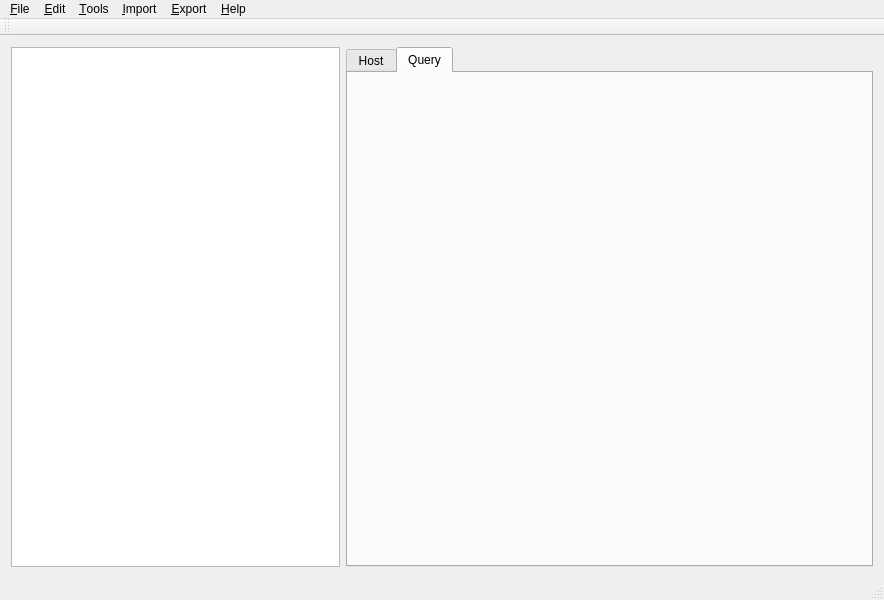
<?xml version="1.0" encoding="UTF-8"?>
<ui version="4.0">
 <class>MainWindow</class>
 <widget class="QMainWindow" name="MainWindow">
  <property name="geometry">
   <rect>
    <x>0</x>
    <y>0</y>
    <width>884</width>
    <height>600</height>
   </rect>
  </property>
  <property name="windowTitle">
   <string>MainWindow</string>
  </property>
  <widget class="QWidget" name="centralWidget">
   <layout class="QHBoxLayout" name="horizontalLayout_2">
    <item>
     <layout class="QHBoxLayout" name="horizontalLayout">
      <item>
       <widget class="QTreeView" name="treeView">
        <property name="maximumSize">
         <size>
          <width>329</width>
          <height>16777215</height>
         </size>
        </property>
       </widget>
      </item>
      <item>
       <widget class="QTabWidget" name="tabWidget">
        <property name="currentIndex">
         <number>1</number>
        </property>
        <widget class="QWidget" name="tab">
         <attribute name="title">
          <string>Host</string>
         </attribute>
        </widget>
        <widget class="QWidget" name="tab_2">
         <attribute name="title">
          <string>Query</string>
         </attribute>
         <layout class="QHBoxLayout" name="horizontalLayout_3"/>
        </widget>
       </widget>
      </item>
     </layout>
    </item>
   </layout>
  </widget>
  <widget class="QMenuBar" name="menuBar">
   <property name="geometry">
    <rect>
     <x>0</x>
     <y>0</y>
     <width>884</width>
     <height>25</height>
    </rect>
   </property>
   <widget class="QMenu" name="menuFile">
    <property name="title">
     <string>&amp;File</string>
    </property>
    <addaction name="actionSession_Manager"/>
    <addaction name="actionConnect_TO"/>
    <addaction name="actionNew_Window"/>
    <addaction name="actionNew_query_tab"/>
    <addaction name="actionClose_query_tab"/>
    <addaction name="separator"/>
    <addaction name="actionSelect_session_background_color"/>
    <addaction name="actionExport_settings"/>
    <addaction name="actionImport_settings"/>
    <addaction name="actionExit"/>
   </widget>
   <widget class="QMenu" name="menuEdit">
    <property name="title">
     <string>&amp;Edit</string>
    </property>
    <addaction name="separator"/>
    <addaction name="actionCopy"/>
    <addaction name="actionPaste"/>
    <addaction name="actionCut"/>
    <addaction name="separator"/>
    <addaction name="actionSelect_All"/>
    <addaction name="actionInvert_selection"/>
    <addaction name="actionFilter_panel"/>
    <addaction name="actionReformat_SQL"/>
   </widget>
   <widget class="QMenu" name="menuTools">
    <property name="title">
     <string>&amp;Tools</string>
    </property>
    <addaction name="actionNext_tab"/>
    <addaction name="actionPrevious_tab"/>
    <addaction name="actionFlush"/>
    <addaction name="separator"/>
    <addaction name="actionUser_manager"/>
    <addaction name="actionMaintainence"/>
    <addaction name="actionFind_text_on_server"/>
    <addaction name="actionBulk_table_editor"/>
    <addaction name="separator"/>
    <addaction name="actionPreferences"/>
   </widget>
   <widget class="QMenu" name="menuImport">
    <property name="title">
     <string>&amp;Import</string>
    </property>
    <addaction name="actionImport_CSV"/>
    <addaction name="actionLoad_SQL_File"/>
    <addaction name="actionInsert_files_into_TEXT_BLOB_fields"/>
   </widget>
   <widget class="QMenu" name="menuExport">
    <property name="title">
     <string>&amp;Export</string>
    </property>
    <addaction name="actionExport_database_as_SQL"/>
    <addaction name="separator"/>
    <addaction name="actionCopy_selected_row_as_CSV"/>
    <addaction name="actionCopy_selected_row_as_HTML"/>
    <addaction name="actionCopy_selected_row_as_XML"/>
    <addaction name="actionCopy_selected_row_as_SQL"/>
    <addaction name="actionExport_grid_as_CSV_HTML_XML_or_SQL"/>
   </widget>
   <widget class="QMenu" name="menuHelp">
    <property name="title">
     <string>&amp;Help</string>
    </property>
    <addaction name="actionSQL_Help"/>
    <addaction name="separator"/>
    <addaction name="actionCheck_for_updates"/>
    <addaction name="actionDownload_Page"/>
    <addaction name="actionUser_to_user_forum"/>
    <addaction name="actionBug_tracker"/>
    <addaction name="actionFeature_tracker"/>
    <addaction name="separator"/>
    <addaction name="actionReadme"/>
    <addaction name="actionAbout"/>
   </widget>
   <addaction name="menuFile"/>
   <addaction name="menuEdit"/>
   <addaction name="menuTools"/>
   <addaction name="menuImport"/>
   <addaction name="menuExport"/>
   <addaction name="menuHelp"/>
  </widget>
  <widget class="QToolBar" name="mainToolBar">
   <attribute name="toolBarArea">
    <enum>TopToolBarArea</enum>
   </attribute>
   <attribute name="toolBarBreak">
    <bool>false</bool>
   </attribute>
  </widget>
  <widget class="QStatusBar" name="statusBar"/>
  <action name="actionSession_Manager">
   <property name="text">
    <string>Session Manager</string>
   </property>
  </action>
  <action name="actionConnect_TO">
   <property name="text">
    <string>Connect to</string>
   </property>
  </action>
  <action name="actionNew_Window">
   <property name="text">
    <string>New Window</string>
   </property>
  </action>
  <action name="actionNew_query_tab">
   <property name="text">
    <string>New query tab</string>
   </property>
  </action>
  <action name="actionClose_query_tab">
   <property name="text">
    <string>Close query tab</string>
   </property>
  </action>
  <action name="actionSelect_session_background_color">
   <property name="text">
    <string>Select session background color</string>
   </property>
  </action>
  <action name="actionExport_settings">
   <property name="text">
    <string>Export settings</string>
   </property>
  </action>
  <action name="actionImport_settings">
   <property name="text">
    <string>Import settings</string>
   </property>
  </action>
  <action name="actionExit">
   <property name="text">
    <string>Exit</string>
   </property>
  </action>
  <action name="actionCopy">
   <property name="text">
    <string>Copy</string>
   </property>
  </action>
  <action name="actionPaste">
   <property name="text">
    <string>Paste</string>
   </property>
  </action>
  <action name="actionCut">
   <property name="text">
    <string>Cut</string>
   </property>
  </action>
  <action name="actionSelect_All">
   <property name="text">
    <string>Select All</string>
   </property>
  </action>
  <action name="actionInvert_selection">
   <property name="text">
    <string>Invert selection</string>
   </property>
  </action>
  <action name="actionFilter_panel">
   <property name="text">
    <string>Filter panel</string>
   </property>
  </action>
  <action name="actionReformat_SQL">
   <property name="text">
    <string>Reformat SQL</string>
   </property>
  </action>
  <action name="actionNext_tab">
   <property name="text">
    <string>Next tab</string>
   </property>
  </action>
  <action name="actionPrevious_tab">
   <property name="text">
    <string>Previous tab</string>
   </property>
  </action>
  <action name="actionFlush">
   <property name="text">
    <string>Flush</string>
   </property>
  </action>
  <action name="actionUser_manager">
   <property name="text">
    <string>User manager</string>
   </property>
  </action>
  <action name="actionMaintainence">
   <property name="text">
    <string>Maintainance</string>
   </property>
  </action>
  <action name="actionFind_text_on_server">
   <property name="text">
    <string>Find text on server</string>
   </property>
  </action>
  <action name="actionBulk_table_editor">
   <property name="text">
    <string>Bulk table editor</string>
   </property>
  </action>
  <action name="actionPreferences">
   <property name="text">
    <string>Preferences</string>
   </property>
  </action>
  <action name="actionImport_CSV">
   <property name="text">
    <string>Import CSV</string>
   </property>
  </action>
  <action name="actionLoad_SQL_File">
   <property name="text">
    <string>Load SQL File</string>
   </property>
  </action>
  <action name="actionInsert_files_into_TEXT_BLOB_fields">
   <property name="text">
    <string>Insert files into TEXT/BLOB fields</string>
   </property>
  </action>
  <action name="actionExport_database_as_SQL">
   <property name="text">
    <string>Export database as SQL</string>
   </property>
  </action>
  <action name="actionCopy_selected_row_as_CSV">
   <property name="text">
    <string>Copy selected row as CSV</string>
   </property>
  </action>
  <action name="actionCopy_selected_row_as_HTML">
   <property name="text">
    <string>Copy selected row as HTML</string>
   </property>
  </action>
  <action name="actionCopy_selected_row_as_XML">
   <property name="text">
    <string>Copy selected row as XML</string>
   </property>
  </action>
  <action name="actionCopy_selected_row_as_SQL">
   <property name="text">
    <string>Copy selected row as SQL</string>
   </property>
  </action>
  <action name="actionExport_grid_as_CSV_HTML_XML_or_SQL">
   <property name="text">
    <string>Export grid as CSV,HTML,XML or SQL</string>
   </property>
  </action>
  <action name="actionSQL_Help">
   <property name="text">
    <string>SQL Help</string>
   </property>
  </action>
  <action name="actionCheck_for_updates">
   <property name="text">
    <string>Check for updates</string>
   </property>
  </action>
  <action name="actionDownload_Page">
   <property name="text">
    <string>Download Page</string>
   </property>
  </action>
  <action name="actionUser_to_user_forum">
   <property name="text">
    <string>User to user forum</string>
   </property>
  </action>
  <action name="actionBug_tracker">
   <property name="text">
    <string>Bug tracker</string>
   </property>
  </action>
  <action name="actionFeature_tracker">
   <property name="text">
    <string>Feature tracker</string>
   </property>
  </action>
  <action name="actionReadme">
   <property name="text">
    <string>Readme</string>
   </property>
  </action>
  <action name="actionAbout">
   <property name="text">
    <string>About</string>
   </property>
  </action>
 </widget>
 <layoutdefault spacing="6" margin="11"/>
 <resources/>
 <connections/>
</ui>
